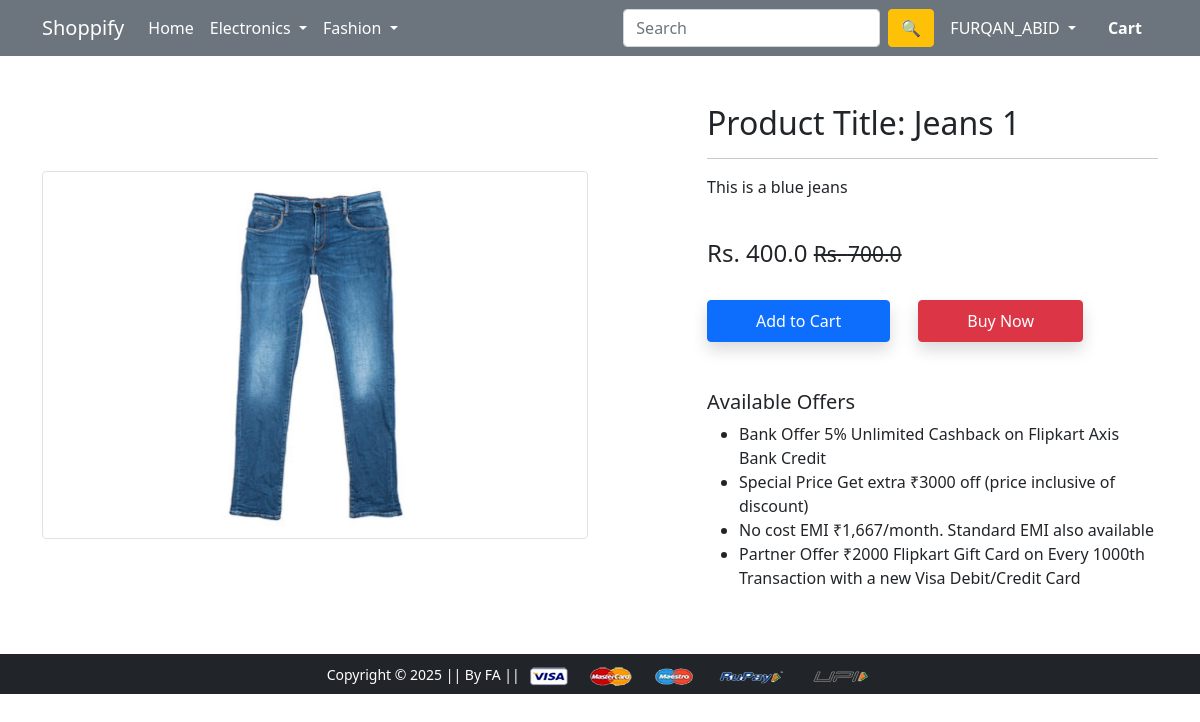
/product-detail/1 (signed in), run on the app's committed database.
### app/models.py (models this page shows, shortened)
class Product(models.Model):
    title= models.CharField(max_length=200)
    selling_price= models.FloatField()
    discounted_price= models.FloatField()
    description= models.TextField()
    brand= models.CharField(max_length=100)
    category= models.CharField(CATEGORY_CHOICES, max_length=2)
    product_image= models.ImageField(upload_to='productimg')

### app/views.py (the view)
# urls.py: path('product-detail/<int:pk>', views.ProductDetailView.as_view(), name='product-detail'), # here pk= primary key
class ProductDetailView(View):
    def get(self, request, pk):
        product = Product.objects.get(pk=pk)
        if not request.user.is_authenticated:
            return redirect('login')  # Redirect to login page if user is not authenticated
        item_already_in_cart = Cart.objects.filter(product=product, user=request.user).exists()
        return render(request, 'app/productdetail.html', {'product': product, 'item_already_in_cart': item_already_in_cart})

### app/templates/app/productdetail.html (shortened to what this page needs)
{% extends 'app/base.html' %}
{% load static %}
{% block main-content %}
<div class="container my-5">
 <div class="row">
  <div class="col-sm-6 text-center align-self-center">
   <img src="{{product.product_image.url}}" alt="" class="img-fluid img-thumbnail">
  </div>
  <div class="col-sm-5 offset-sm-1">
   <h2>Product Title: {{product.title}}</h2>
   <hr>
   <p> {{product.description}} </p> <br>
   <h4>Rs. {{product.discounted_price}} <small class="fw-light text-decoration-line-through">Rs. {{product.selling_price}} </small></h4> <br>
   {%if request.user.is_authenticated %}
   {% if item_already_in_cart %}
    <a href="{% url 'showcart' %}" class="btn btn-warning shadow px-5 py-2 ms-4"> Go to Cart </a>
   {% else %}
   <form action="/add-to-cart" class="d-inline">
    <button type="submit" class="btn btn-primary shadow px-5 py-2"> Add to Cart </button>
   </form>
   {% endif %}
   {% endif %}
   <a href="{% url 'checkout' %}" class="btn btn-danger shadow px-5 py-2 ms-4">Buy Now</a>
   <h5 class="mt-5">Available Offers</h5>
   <ul>
    <li>Bank Offer 5% Unlimited Cashback on Flipkart Axis Bank Credit</li>
    <li>Special Price Get extra ₹3000 off (price inclusive of discount)</li>
    <li>No cost EMI ₹1,667/month. Standard EMI also available</li>
    <li>Partner Offer ₹2000 Flipkart Gift Card on Every 1000th Transaction with a new Visa Debit/Credit Card</li>
   </ul>
  </div>
 </div>
</div>
{% endblock main-content %}

### app/templates/app/base.html (shortened to what this page needs)
<!doctype html>
{% load static %}
<html lang="en">
  <head>
    <link href="https://cdn.jsdelivr.net/npm/bootstrap@5.0.0-beta1/dist/css/bootstrap.min.css" rel="stylesheet">
    <link rel="stylesheet" href="{% static 'app/css/owl.carousel.min.css' %}">
    <link rel="stylesheet" href="{% static 'app/css/all.min.css' %}">
    <link rel="stylesheet" href="{% static 'app/css/style.css' %}">
  </head>
  <body>
    <nav class="navbar navbar-expand-lg navbar-dark bg-secondary">
     <div class="container">
       <a class="navbar-brand" href="/">Shoppify</a>
       <div class="collapse navbar-collapse" id="navbarSupportedContent">
         <ul class="navbar-nav me-auto mb-2 mb-lg-0">
           <li class="nav-item">
             <a class="nav-link active" aria-current="page" href="/">Home</a>
           </li>
           <li class="nav-item dropdown">
             <a class="nav-link dropdown-toggle text-white" href="#" id="electronicsDropdown" role="button" data-bs-toggle="dropdown" aria-expanded="false">
               Electronics
             </a>
           </li>
           <li class="nav-item dropdown">
             <a class="nav-link dropdown-toggle text-white" href="#" id="fashionDropdown" role="button" data-bs-toggle="dropdown" aria-expanded="false">
               Fashion
             </a>
           </li>
         </ul>
         <form class="d-flex" method="GET" action="{% url 'search' %}">
          <input class="form-control me-2" type="search" name="search" placeholder="Search" aria-label="Search">
          <button class="btn btn-warning" type="submit">🔍</button>
        </form>
         <div>
          <ul class="navbar-nav me-auto mb-2 mb-lg-0">
          {% if request.user.is_authenticated%}
           <li class="nav-item dropdown mx-2">
              <a class="nav-link dropdown-toggle text-white" href="#" id="profileDropdown" role="button" data-bs-toggle="dropdown" aria-expanded="false">
                {{request.user.username|capfirst}}
              </a>
            </li>
            <li class="nav-item mx-2">
             <a href="{% url 'showcart' %}" class="nav-link text-white"> <strong>Cart</strong> </a>
            </li>
          {% endif %}
          </ul>
         </div>
       </div>
     </div>
    </nav>
    {% block main-content %} {% endblock main-content %}
    <footer class="container-fluid bg-dark text-center p-2 mt-5">
        <small class="text-white">Copyright &copy; 2025 || By FA || </small>
        <img src="{% static 'app/images/payment.png' %}" alt="" srcset="" class="img-fluid" height="2px">
    </footer>
  </body>
</html>

### data on the page
Product: product_image (picture), title "Jeans 1", description "This is a blue jeans", discounted_price "400.0", selling_price "700.0"

### other printed values
{{ request.user.username|capfirst }} "FURQAN_ABID"
